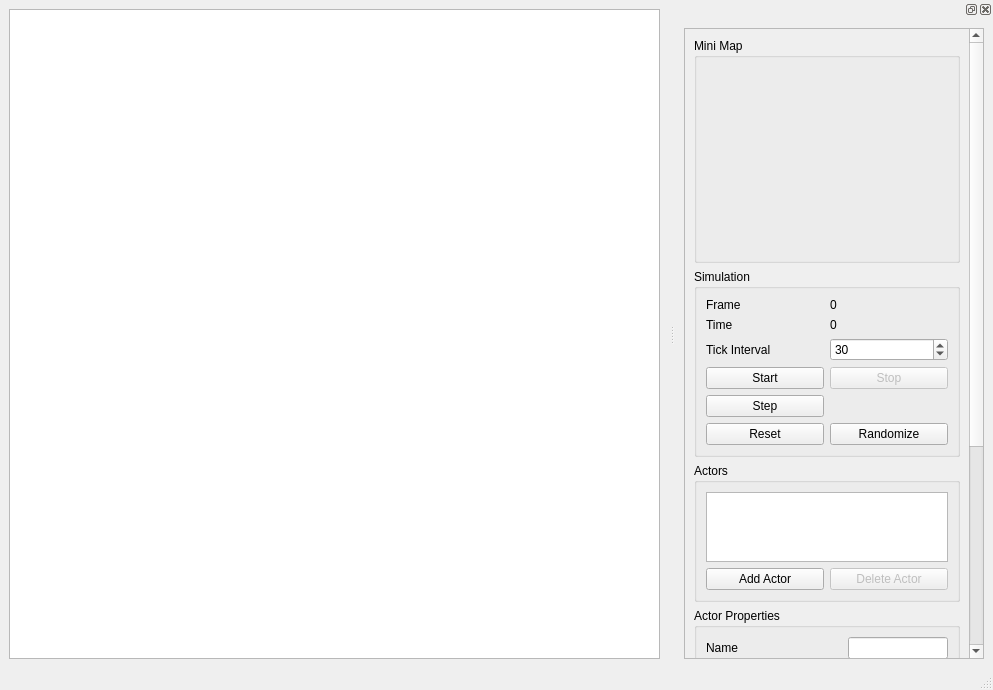
<?xml version="1.0" encoding="UTF-8"?>
<ui version="4.0">
 <class>ZEAIMainWindow</class>
 <widget class="QMainWindow" name="ZEAIMainWindow">
  <property name="geometry">
   <rect>
    <x>0</x>
    <y>0</y>
    <width>993</width>
    <height>690</height>
   </rect>
  </property>
  <property name="windowTitle">
   <string>ZEAIPrototype</string>
  </property>
  <widget class="QWidget" name="centralwidget">
   <layout class="QVBoxLayout" name="verticalLayout">
    <item>
     <widget class="QGraphicsView" name="World">
      <property name="backgroundBrush">
       <brush brushstyle="CrossPattern">
        <color alpha="255">
         <red>241</red>
         <green>241</green>
         <blue>241</blue>
        </color>
       </brush>
      </property>
      <property name="dragMode">
       <enum>QGraphicsView::RubberBandDrag</enum>
      </property>
      <property name="rubberBandSelectionMode">
       <enum>Qt::IntersectsItemShape</enum>
      </property>
     </widget>
    </item>
   </layout>
  </widget>
  <widget class="QMenuBar" name="menubar">
   <property name="geometry">
    <rect>
     <x>0</x>
     <y>0</y>
     <width>993</width>
     <height>22</height>
    </rect>
   </property>
  </widget>
  <widget class="QStatusBar" name="statusbar"/>
  <widget class="QDockWidget" name="dockWidget">
   <attribute name="dockWidgetArea">
    <number>2</number>
   </attribute>
   <widget class="QWidget" name="dockWidgetContents">
    <layout class="QVBoxLayout" name="verticalLayout_2">
     <property name="sizeConstraint">
      <enum>QLayout::SetMinimumSize</enum>
     </property>
     <item>
      <widget class="QScrollArea" name="scrollArea">
       <property name="widgetResizable">
        <bool>true</bool>
       </property>
       <widget class="QWidget" name="scrollAreaWidgetContents">
        <property name="geometry">
         <rect>
          <x>0</x>
          <y>-287</y>
          <width>358</width>
          <height>898</height>
         </rect>
        </property>
        <layout class="QVBoxLayout" name="verticalLayout_3">
         <item>
          <widget class="QGroupBox" name="grpMinimap">
           <property name="minimumSize">
            <size>
             <width>0</width>
             <height>225</height>
            </size>
           </property>
           <property name="title">
            <string>Mini Map</string>
           </property>
          </widget>
         </item>
         <item>
          <widget class="QGroupBox" name="groupBox">
           <property name="title">
            <string>Simulation</string>
           </property>
           <layout class="QGridLayout" name="gridLayout_2">
            <property name="sizeConstraint">
             <enum>QLayout::SetDefaultConstraint</enum>
            </property>
            <item row="4" column="0">
             <widget class="QPushButton" name="btnStart">
              <property name="text">
               <string>Start</string>
              </property>
             </widget>
            </item>
            <item row="6" column="0">
             <widget class="QPushButton" name="btnReset">
              <property name="text">
               <string>Reset</string>
              </property>
             </widget>
            </item>
            <item row="6" column="1">
             <widget class="QPushButton" name="btnRandomize">
              <property name="text">
               <string>Randomize</string>
              </property>
             </widget>
            </item>
            <item row="1" column="0">
             <widget class="QLabel" name="label">
              <property name="text">
               <string>Frame</string>
              </property>
             </widget>
            </item>
            <item row="1" column="1">
             <widget class="QLabel" name="lblFrame">
              <property name="text">
               <string>0</string>
              </property>
             </widget>
            </item>
            <item row="2" column="0">
             <widget class="QLabel" name="label_2">
              <property name="text">
               <string>Time</string>
              </property>
             </widget>
            </item>
            <item row="2" column="1">
             <widget class="QLabel" name="lblTime">
              <property name="text">
               <string>0</string>
              </property>
             </widget>
            </item>
            <item row="5" column="0">
             <widget class="QPushButton" name="btnStep">
              <property name="text">
               <string>Step</string>
              </property>
             </widget>
            </item>
            <item row="4" column="1">
             <widget class="QPushButton" name="btnStop">
              <property name="enabled">
               <bool>false</bool>
              </property>
              <property name="text">
               <string>Stop</string>
              </property>
             </widget>
            </item>
            <item row="3" column="0">
             <widget class="QLabel" name="label_18">
              <property name="text">
               <string>Tick Interval</string>
              </property>
             </widget>
            </item>
            <item row="3" column="1">
             <widget class="QSpinBox" name="txtTickInterval">
              <property name="minimum">
               <number>1</number>
              </property>
              <property name="maximum">
               <number>1000</number>
              </property>
              <property name="value">
               <number>30</number>
              </property>
             </widget>
            </item>
           </layout>
          </widget>
         </item>
         <item>
          <widget class="QGroupBox" name="groupBox_2">
           <property name="title">
            <string>Actors</string>
           </property>
           <layout class="QGridLayout" name="gridLayout">
            <item row="2" column="0">
             <widget class="QPushButton" name="btnAddActor">
              <property name="text">
               <string>Add Actor</string>
              </property>
             </widget>
            </item>
            <item row="2" column="1">
             <widget class="QPushButton" name="btnDeleteActor">
              <property name="enabled">
               <bool>false</bool>
              </property>
              <property name="text">
               <string>Delete Actor</string>
              </property>
             </widget>
            </item>
            <item row="0" column="0" colspan="2">
             <widget class="QListWidget" name="lstActors">
              <property name="selectionMode">
               <enum>QAbstractItemView::ExtendedSelection</enum>
              </property>
             </widget>
            </item>
           </layout>
          </widget>
         </item>
         <item>
          <widget class="QGroupBox" name="grpActorProperties">
           <property name="title">
            <string>Actor Properties</string>
           </property>
           <layout class="QFormLayout" name="formLayout">
            <property name="sizeConstraint">
             <enum>QLayout::SetDefaultConstraint</enum>
            </property>
            <property name="fieldGrowthPolicy">
             <enum>QFormLayout::AllNonFixedFieldsGrow</enum>
            </property>
            <item row="0" column="0">
             <widget class="QLabel" name="label_11">
              <property name="text">
               <string>Name</string>
              </property>
             </widget>
            </item>
            <item row="0" column="1">
             <widget class="QLineEdit" name="txtActorName"/>
            </item>
            <item row="1" column="0">
             <widget class="QLabel" name="label_12">
              <property name="text">
               <string>Position</string>
              </property>
             </widget>
            </item>
            <item row="1" column="1">
             <widget class="QLineEdit" name="txtActorPosition">
              <property name="readOnly">
               <bool>true</bool>
              </property>
             </widget>
            </item>
            <item row="2" column="0">
             <widget class="QLabel" name="label_13">
              <property name="text">
               <string>Rotation</string>
              </property>
             </widget>
            </item>
            <item row="2" column="1">
             <widget class="QLineEdit" name="txtActorRotation">
              <property name="readOnly">
               <bool>true</bool>
              </property>
             </widget>
            </item>
            <item row="3" column="0">
             <widget class="QLabel" name="label_16">
              <property name="text">
               <string>Radius</string>
              </property>
             </widget>
            </item>
            <item row="3" column="1">
             <widget class="QDoubleSpinBox" name="txtRadius">
              <property name="minimum">
               <double>0.100000000000000</double>
              </property>
              <property name="maximum">
               <double>100.000000000000000</double>
              </property>
              <property name="singleStep">
               <double>0.100000000000000</double>
              </property>
              <property name="value">
               <double>1.000000000000000</double>
              </property>
             </widget>
            </item>
            <item row="4" column="0">
             <widget class="QLabel" name="label_10">
              <property name="text">
               <string>Linear Velocity</string>
              </property>
             </widget>
            </item>
            <item row="4" column="1">
             <widget class="QLineEdit" name="txtActorLinearVelocity">
              <property name="readOnly">
               <bool>true</bool>
              </property>
             </widget>
            </item>
            <item row="5" column="0">
             <widget class="QLabel" name="label_17">
              <property name="text">
               <string>AngularVelocity</string>
              </property>
             </widget>
            </item>
            <item row="5" column="1">
             <widget class="QLineEdit" name="txtActorAngularVelocity">
              <property name="readOnly">
               <bool>true</bool>
              </property>
             </widget>
            </item>
            <item row="6" column="0">
             <widget class="QLabel" name="label_7">
              <property name="text">
               <string>Steering</string>
              </property>
             </widget>
            </item>
            <item row="6" column="1">
             <widget class="QComboBox" name="cmbActorSteering"/>
            </item>
            <item row="7" column="0">
             <widget class="QLabel" name="label_9">
              <property name="text">
               <string>Max Linear Velocity</string>
              </property>
             </widget>
            </item>
            <item row="7" column="1">
             <widget class="QDoubleSpinBox" name="txtMaxLinearVelocity">
              <property name="minimum">
               <double>-1000.000000000000000</double>
              </property>
              <property name="maximum">
               <double>1000.000000000000000</double>
              </property>
              <property name="singleStep">
               <double>0.100000000000000</double>
              </property>
             </widget>
            </item>
            <item row="8" column="0">
             <widget class="QLabel" name="label_14">
              <property name="text">
               <string>Max Angular Velocity</string>
              </property>
             </widget>
            </item>
            <item row="8" column="1">
             <widget class="QDoubleSpinBox" name="txtMaxAngularVelocity">
              <property name="minimum">
               <double>-1000.000000000000000</double>
              </property>
              <property name="maximum">
               <double>1000.000000000000000</double>
              </property>
              <property name="singleStep">
               <double>0.100000000000000</double>
              </property>
             </widget>
            </item>
            <item row="9" column="0">
             <widget class="QLabel" name="label_8">
              <property name="text">
               <string>Max Linear Acceleration</string>
              </property>
             </widget>
            </item>
            <item row="9" column="1">
             <widget class="QDoubleSpinBox" name="txtMaxLinearAcceleration">
              <property name="minimum">
               <double>-1000.000000000000000</double>
              </property>
              <property name="maximum">
               <double>1000.000000000000000</double>
              </property>
              <property name="singleStep">
               <double>0.100000000000000</double>
              </property>
             </widget>
            </item>
            <item row="10" column="0">
             <widget class="QLabel" name="label_15">
              <property name="text">
               <string>Max Angular Acceleration</string>
              </property>
             </widget>
            </item>
            <item row="10" column="1">
             <widget class="QDoubleSpinBox" name="txtMaxAngularAcceleration">
              <property name="minimum">
               <double>-1000.000000000000000</double>
              </property>
              <property name="maximum">
               <double>1000.000000000000000</double>
              </property>
              <property name="singleStep">
               <double>0.100000000000000</double>
              </property>
             </widget>
            </item>
           </layout>
          </widget>
         </item>
         <item>
          <spacer name="verticalSpacer">
           <property name="orientation">
            <enum>Qt::Vertical</enum>
           </property>
           <property name="sizeHint" stdset="0">
            <size>
             <width>20</width>
             <height>40</height>
            </size>
           </property>
          </spacer>
         </item>
        </layout>
       </widget>
      </widget>
     </item>
    </layout>
   </widget>
  </widget>
 </widget>
 <resources/>
 <connections/>
</ui>
